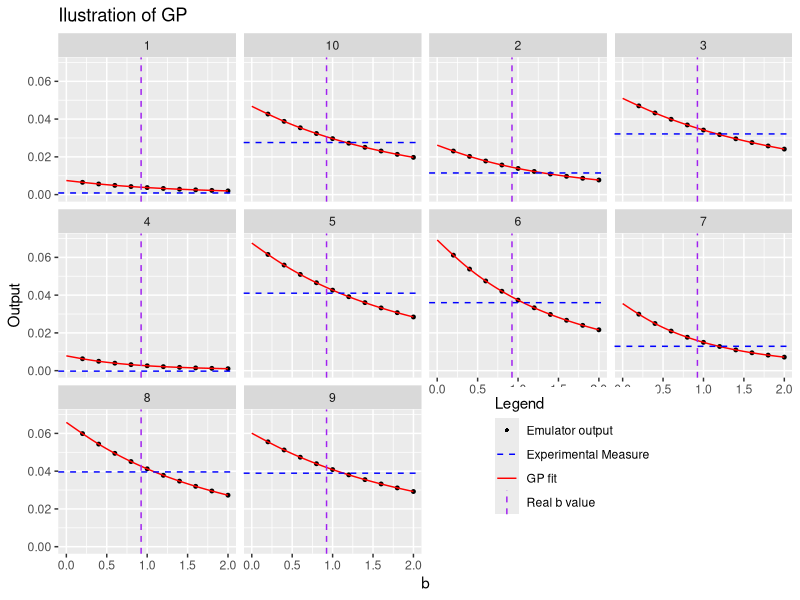

Generate this figure with R:
#hjScript to fit the values of the prediction of the GP fit

library(ggplot2)

#Loading the GP data
dataGP=read.csv('predictedvalues.csv');dataGP=dataGP[,-1]
#names(dataGP)=c('pt1','pt2','pt3','pt4','pt5','pt6','pt7','pt8','pt9','pt10')


dataexp=read.csv('experimental_data.csv');measures=dataexp$measures
#Loading the Simulation data
dataSimulation=read.csv('simulation_datab.csv')
test=seq(0,2,by=0.01);train=seq(0.2,2,by=0.2)
#Organizing the data
data=data.frame();data2=data.frame()
n=10
for(k in 1:n){
	fit=dataGP[,k];l=length(fit)
	location=rep(k,l)
	temp=cbind(test,fit,location)
	data=rbind(data,temp)

	output=as.numeric(dataSimulation[k,3:12])
	location=rep(k,10)
	temp=cbind(train,output,location)
	data2=rbind(data2,temp)
}





#Starting the plotting part
g=ggplot(data,aes(test),size=1)+facet_wrap(~location)

#Adding the first layer
g=g+geom_point(data=data2,aes(x=train,y=output,color='Emulator output'),size=1)#Adding the points
g=g+geom_line(aes(y=fit,color='GP fit'),linetype='solid')#size=0.5) #Adding the fits


#Telling ggplot to put the true exp measurement in each facet
interm=data.frame(location=levels(as.factor(data$location)),y=measures)
interm2=data.frame(location=levels(as.factor(data$location)),y=rep(0.925,10))


g=g+geom_hline(data=interm,aes(yintercept=measures,color='Experimental Measure'),linetype='dashed')
g=g+geom_vline(data=interm2,aes(xintercept=y,color='Real b value'),linetype='dashed')

#Adding labels

#Adding legends
bb=values=c('green','red','blue','black')
a=guide_legend(override.aes=list(linetype=c('blank','dashed','solid','dashed'),shape=c(16,NA,NA,NA)))
g=g+scale_colour_manual('Legend',values=c('black','blue','red','purple'),guide=a)

g=g+theme(legend.position=c(0.7,0.2))

g=g+labs(title='Ilustration of GP',x='b',y='Output')
#ggsave('../Tesis/FigChap3/fitted.jpg',g)
print(g)
	
	
	
